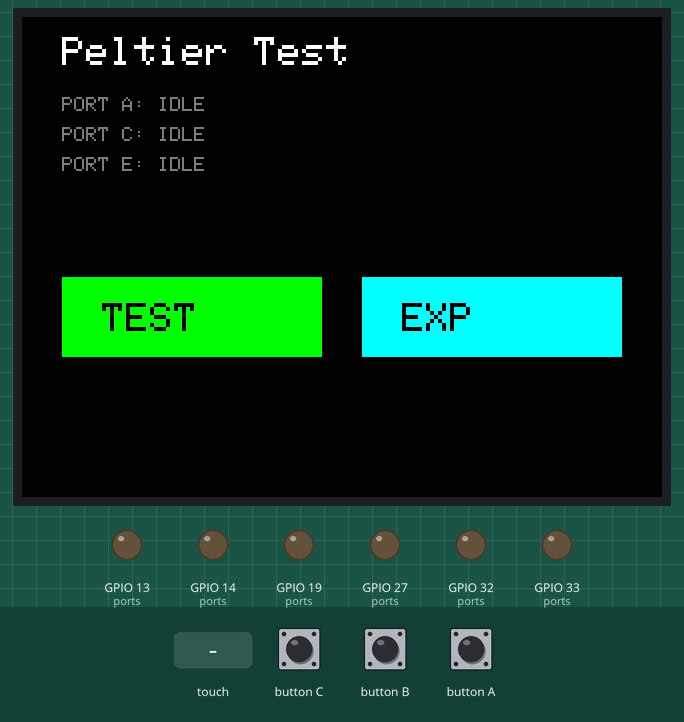
The program below on a simulated ESP32. Parts: 320×240 colour display, output pins drawn as LEDs (lit = HIGH). The test bench sets the inputs (shaded band). What the program prints to the serial monitor is not drawn.

Above: at 1.4 s.
1.5 s: touch panel pressed at 13 % / 70 % of its raw x / y range
At 3.8 s:
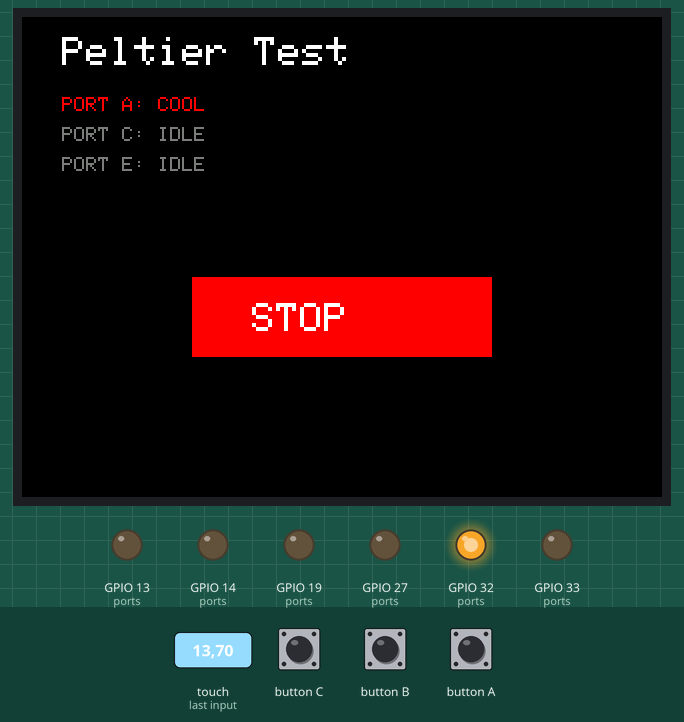
4.5 s: touch panel pressed at 38 % / 70 % of its raw x / y range
At 5.1 s:
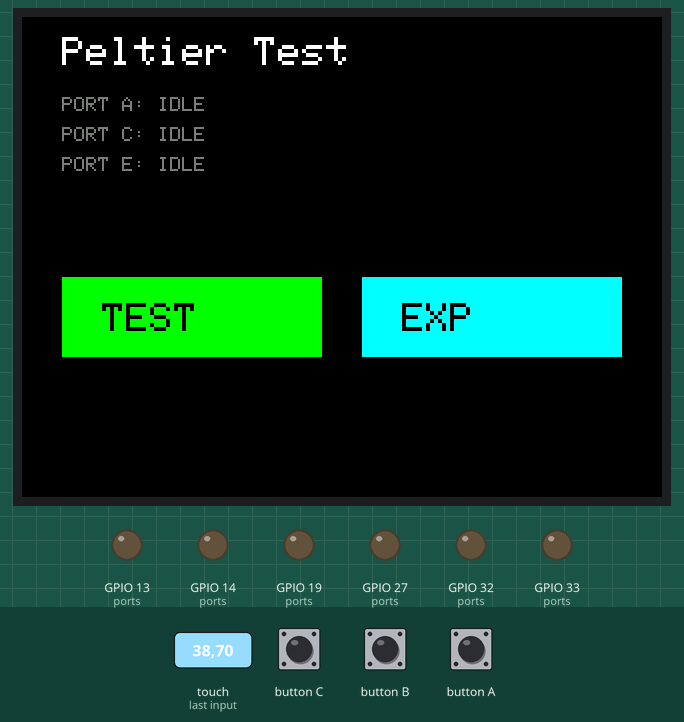
6.0 s: touch panel pressed at 62 % / 70 % of its raw x / y range
At 8.4 s:
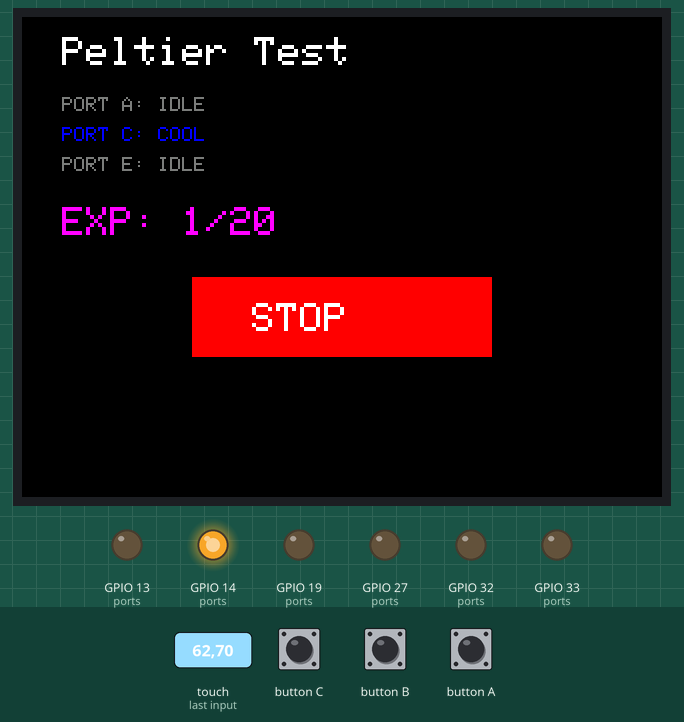
Timing chart, 0 to 35.0 s (numbered marks = the images above; inputs shaded):
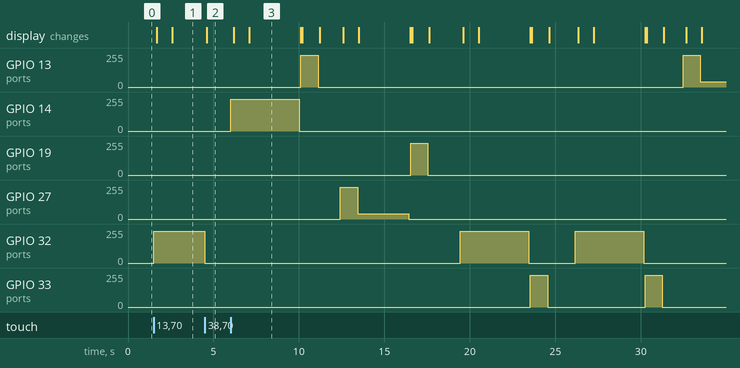

The program:

main.cpp
```cpp
#include <M5Unified.h>

// M5Stack Core2 + ExtPort の3ポート定義
struct PortConfig {
  String name;
  int pin0;      // Cool用ピン
  int pin1;      // Heat用ピン
  int ch0;       // Cool用チャンネル
  int ch1;       // Heat用チャンネル
};

PortConfig ports[] = {
  {"PORT A", 32, 33, 0, 1},  // Core2内蔵 Port A
  {"PORT C", 14, 13, 2, 3},  // ExtPort Port C
  {"PORT E", 19, 27, 4, 5}   // ExtPort Port E
};

const int PORT_COUNT = 3;

// 刺激パラメータ（全ポート共通）
const int HEAT_PWM = 40;
const unsigned long HEAT_TIME = 3000;  // 3秒

const int COOL_PWM = 240;
const unsigned long COOL_TIME = 3000;  // 3秒

const int HEAT_START_PWM = 240;
const unsigned long HEAT_START_TIME = 1000;  // 1秒

const int HEAT_END_PWM = 240;  // 冷却用PWM
const unsigned long HEAT_END_TIME = 1000;  // 1秒

const int COOL_START_PWM = 240;
const unsigned long COOL_START_TIME = 1000;  // 1秒

const int COOL_END_PWM = 240;  // 加熱用PWM
const unsigned long COOL_END_TIME = 1000;  // 1秒

// PWM設定
const int PWM_FREQ = 1000;
const int PWM_RES = 8;

// 状態定義
enum State {
  STATE_IDLE,
  STATE_HEAT_START,
  STATE_HEAT,
  STATE_HEAT_END,
  STATE_COOL_START,
  STATE_COOL,
  STATE_COOL_END
};

// 各ポートの状態
State portStates[3] = {STATE_IDLE, STATE_IDLE, STATE_IDLE};
unsigned long stateStartTimes[3] = {0, 0, 0};

// シリアル通信用（前回の状態を記憶）
String lastSerialMessage = "";

// 自動テスト用変数
bool autoTestRunning = false;
int autoTestPort = 0;
enum AutoTestPhase {
  AUTO_IDLE,
  AUTO_FIRST_SEQ,
  AUTO_TRANSITION,
  AUTO_SECOND_SEQ,
  AUTO_PORT_END
};
AutoTestPhase autoTestPhase = AUTO_IDLE;

bool testStartsWithCool[3] = {true, false, true};

// 実験用変数
bool experimentRunning = false;
const int EXPERIMENT_TRIALS = 20;
int experimentCurrentTrial = 0;
int experimentSequence[EXPERIMENT_TRIALS];
int experimentPorts[EXPERIMENT_TRIALS];
unsigned long experimentIntervals[EXPERIMENT_TRIALS];

enum ExperimentPhase {
  EXP_IDLE,
  EXP_STIMULUS,
  EXP_END_PHASE,
  EXP_INTERVAL
};
ExperimentPhase expPhase = EXP_IDLE;
unsigned long expPhaseStartTime = 0;

const int PREDEFINED_SEQUENCE[EXPERIMENT_TRIALS][2] = {
  {1, 0}, {2, 1}, {0, 0}, {0, 0}, {1, 1},
  {2, 0}, {2, 1}, {0, 1}, {1, 0}, {1, 1},
  {0, 0}, {2, 1}, {1, 0}, {0, 1}, {0, 0},
  {2, 0}, {1, 1}, {1, 0}, {2, 1}, {2, 1}
};

const unsigned long PREDEFINED_INTERVALS[EXPERIMENT_TRIALS] = {
  1200, 1800, 1500, 1100, 1900,
  1400, 1700, 1300, 2000, 1600,
  1200, 1500, 1800, 1100, 1400,
  1900, 1300, 1700, 1600, 1000
};

// 関数プロトタイプ
void setPeltier(int portIdx, int powerCool, int powerHeat);
void startHeatStimulus(int portIdx);
void startCoolStimulus(int portIdx);
void updateStateMachine(int portIdx);
void startAutoTest();
void updateAutoTest();
void startExperiment();
void updateExperiment();
void generateExperimentSequence();
void drawUI();
void handleTouch();
void sendSerialState(int portIdx, State state);

// シリアル通信：position,strength形式のみ送信
void sendSerialState(int portIdx, State state) {
  String position = "none";
  String strength = "none";

  if (state != STATE_IDLE) {
    if (portIdx == 0) position = "Center";
    else if (portIdx == 1) position = "Right";
    else if (portIdx == 2) position = "Left";
  }

  switch(state) {
    case STATE_HEAT:
      strength = "Strong";
      break;
    case STATE_COOL:
      strength = "Weak";
      break;
    case STATE_HEAT_START:
    case STATE_COOL_START:
    case STATE_HEAT_END:
    case STATE_COOL_END:
    case STATE_IDLE:
      strength = "none";
      position = "none";
      break;
    default:
      break;
  }

  String message = position + "," + strength;

  if (message != lastSerialMessage) {
    Serial.println(message);
    lastSerialMessage = message;
  }
}

void setup() {
  auto cfg = M5.config();
  M5.begin(cfg);

  Serial.begin(115200);
  M5.Display.setBrightness(255);

  for(int i = 0; i < PORT_COUNT; i++) {
    ledcSetup(ports[i].ch0, PWM_FREQ, PWM_RES);
    ledcAttachPin(ports[i].pin0, ports[i].ch0);
    ledcWrite(ports[i].ch0, 0);

    ledcSetup(ports[i].ch1, PWM_FREQ, PWM_RES);
    ledcAttachPin(ports[i].pin1, ports[i].ch1);
    ledcWrite(ports[i].ch1, 0);
  }

  sendSerialState(0, STATE_IDLE);
  drawUI();
}

void loop() {
  M5.update();

  if (autoTestRunning) {
    updateAutoTest();
  }

  if (experimentRunning) {
    updateExperiment();
  }

  for(int i = 0; i < PORT_COUNT; i++) {
    if (portStates[i] != STATE_IDLE) {
      updateStateMachine(i);
    }
  }

  handleTouch();
  delay(10);
}

void generateExperimentSequence() {
  for(int i = 0; i < EXPERIMENT_TRIALS; i++) {
    experimentPorts[i] = PREDEFINED_SEQUENCE[i][0];
    experimentSequence[i] = PREDEFINED_SEQUENCE[i][1];
    experimentIntervals[i] = PREDEFINED_INTERVALS[i];
  }
}

void startExperiment() {
  experimentRunning = true;
  experimentCurrentTrial = 0;
  expPhase = EXP_STIMULUS;

  generateExperimentSequence();

  int port = experimentPorts[0];
  if (experimentSequence[0] == 0) {
    startCoolStimulus(port);
  } else {
    startHeatStimulus(port);
  }

  drawUI();
}

void updateExperiment() {
  int currentPort = experimentPorts[experimentCurrentTrial];

  if (expPhase == EXP_STIMULUS) {
    if (portStates[currentPort] == STATE_IDLE) {
      expPhase = EXP_END_PHASE;

      if (experimentSequence[experimentCurrentTrial] == 0) {
        setPeltier(currentPort, 0, COOL_END_PWM);
        portStates[currentPort] = STATE_COOL_END;
        stateStartTimes[currentPort] = millis();
        sendSerialState(currentPort, STATE_COOL_END);
      } else {
        setPeltier(currentPort, HEAT_END_PWM, 0);
        portStates[currentPort] = STATE_HEAT_END;
        stateStartTimes[currentPort] = millis();
        sendSerialState(currentPort, STATE_HEAT_END);
      }
      drawUI();
    }
  } else if (expPhase == EXP_END_PHASE) {
    if (portStates[currentPort] == STATE_IDLE) {
      sendSerialState(currentPort, STATE_IDLE);

      experimentCurrentTrial++;

      if (experimentCurrentTrial >= EXPERIMENT_TRIALS) {
        experimentRunning = false;
        drawUI();
      } else {
        expPhase = EXP_INTERVAL;
        expPhaseStartTime = millis();
      }
    }
  } else if (expPhase == EXP_INTERVAL) {
    unsigned long currentInterval = experimentIntervals[experimentCurrentTrial - 1];
    if (millis() - expPhaseStartTime >= currentInterval) {
      expPhase = EXP_STIMULUS;

      int port = experimentPorts[experimentCurrentTrial];
      if (experimentSequence[experimentCurrentTrial] == 0) {
        startCoolStimulus(port);
      } else {
        startHeatStimulus(port);
      }
      drawUI();
    }
  }
}

void startAutoTest() {
  autoTestRunning = true;
  autoTestPort = 0;
  autoTestPhase = AUTO_FIRST_SEQ;

  startCoolStimulus(0);
  drawUI();
}

void updateAutoTest() {
  if (portStates[autoTestPort] == STATE_IDLE) {

    if (autoTestPhase == AUTO_FIRST_SEQ) {
      autoTestPhase = AUTO_TRANSITION;

      if (testStartsWithCool[autoTestPort]) {
        setPeltier(autoTestPort, 0, COOL_END_PWM);
        portStates[autoTestPort] = STATE_COOL_END;
        stateStartTimes[autoTestPort] = millis();
        sendSerialState(autoTestPort, STATE_COOL_END);
      } else {
        setPeltier(autoTestPort, HEAT_END_PWM, 0);
        portStates[autoTestPort] = STATE_HEAT_END;
        stateStartTimes[autoTestPort] = millis();
        sendSerialState(autoTestPort, STATE_HEAT_END);
      }
      drawUI();

    } else if (autoTestPhase == AUTO_TRANSITION) {
      autoTestPhase = AUTO_SECOND_SEQ;

      sendSerialState(autoTestPort, STATE_IDLE);

      if (testStartsWithCool[autoTestPort]) {
        startHeatStimulus(autoTestPort);
      } else {
        startCoolStimulus(autoTestPort);
      }

    } else if (autoTestPhase == AUTO_SECOND_SEQ) {
      autoTestPhase = AUTO_PORT_END;

      if (testStartsWithCool[autoTestPort]) {
        setPeltier(autoTestPort, HEAT_END_PWM, 0);
        portStates[autoTestPort] = STATE_HEAT_END;
        stateStartTimes[autoTestPort] = millis();
        sendSerialState(autoTestPort, STATE_HEAT_END);
      } else {
        setPeltier(autoTestPort, 0, COOL_END_PWM);
        portStates[autoTestPort] = STATE_COOL_END;
        stateStartTimes[autoTestPort] = millis();
        sendSerialState(autoTestPort, STATE_COOL_END);
      }
      drawUI();

    } else if (autoTestPhase == AUTO_PORT_END) {
      sendSerialState(autoTestPort, STATE_IDLE);

      autoTestPort++;

      if (autoTestPort >= PORT_COUNT) {
        autoTestRunning = false;
        drawUI();
      } else {
        autoTestPhase = AUTO_FIRST_SEQ;
        delay(1000);

        if (testStartsWithCool[autoTestPort]) {
          startCoolStimulus(autoTestPort);
        } else {
          startHeatStimulus(autoTestPort);
        }
      }
    }
  }
}

void setPeltier(int portIdx, int powerCool, int powerHeat) {
  ledcWrite(ports[portIdx].ch0, powerCool);
  ledcWrite(ports[portIdx].ch1, powerHeat);
}

void startHeatStimulus(int portIdx) {
  setPeltier(portIdx, 0, HEAT_START_PWM);
  portStates[portIdx] = STATE_HEAT_START;
  stateStartTimes[portIdx] = millis();
  sendSerialState(portIdx, STATE_HEAT_START);
  drawUI();
}

void startCoolStimulus(int portIdx) {
  setPeltier(portIdx, COOL_START_PWM, 0);
  portStates[portIdx] = STATE_COOL_START;
  stateStartTimes[portIdx] = millis();
  sendSerialState(portIdx, STATE_COOL_START);
  drawUI();
}

void updateStateMachine(int portIdx) {
  unsigned long elapsed = millis() - stateStartTimes[portIdx];

  switch(portStates[portIdx]) {
    case STATE_HEAT_START:
      if (elapsed >= HEAT_START_TIME) {
        setPeltier(portIdx, 0, HEAT_PWM);
        portStates[portIdx] = STATE_HEAT;
        stateStartTimes[portIdx] = millis();
        sendSerialState(portIdx, STATE_HEAT);
        drawUI();
      }
      break;

    case STATE_HEAT:
      if (elapsed >= HEAT_TIME) {
        setPeltier(portIdx, 0, 0);
        portStates[portIdx] = STATE_IDLE;
        sendSerialState(portIdx, STATE_IDLE);
        drawUI();
      }
      break;

    case STATE_HEAT_END:
      if (elapsed >= HEAT_END_TIME) {
        setPeltier(portIdx, 0, 0);
        portStates[portIdx] = STATE_IDLE;
        sendSerialState(portIdx, STATE_IDLE);
        drawUI();
      }
      break;

    case STATE_COOL_START:
      if (elapsed >= COOL_START_TIME) {
        setPeltier(portIdx, COOL_PWM, 0);
        portStates[portIdx] = STATE_COOL;
        stateStartTimes[portIdx] = millis();
        sendSerialState(portIdx, STATE_COOL);
        drawUI();
      }
      break;

    case STATE_COOL:
      if (elapsed >= COOL_TIME) {
        setPeltier(portIdx, 0, 0);
        portStates[portIdx] = STATE_IDLE;
        sendSerialState(portIdx, STATE_IDLE);
        drawUI();
      }
      break;

    case STATE_COOL_END:
      if (elapsed >= COOL_END_TIME) {
        setPeltier(portIdx, 0, 0);
        portStates[portIdx] = STATE_IDLE;
        sendSerialState(portIdx, STATE_IDLE);
        drawUI();
      }
      break;

    default:
      break;
  }
}

void drawUI() {
  M5.Display.clear(BLACK);

  M5.Display.setTextColor(WHITE);
  M5.Display.setTextSize(2);
  M5.Display.setCursor(20, 10);
  M5.Display.println("Peltier Test");

  M5.Display.setTextSize(1);

  const char* stateNames[] = {
    "IDLE", "H_START", "HEAT", "H_END",
    "C_START", "COOL", "C_END"
  };

  uint32_t colors[] = {RED, BLUE, YELLOW};

  for(int i = 0; i < PORT_COUNT; i++) {
    M5.Display.setCursor(20, 40 + i * 15);
    uint16_t color = (portStates[i] == STATE_IDLE) ? DARKGREY : colors[i];
    M5.Display.setTextColor(color);
    M5.Display.printf("%s: %s", ports[i].name.c_str(), stateNames[portStates[i]]);
  }

  if (experimentRunning) {
    M5.Display.setTextColor(MAGENTA);
    M5.Display.setTextSize(2);
    M5.Display.setCursor(20, 95);
    M5.Display.printf("EXP: %d/20", experimentCurrentTrial + 1);
  }

  bool allIdle = true;
  for(int i = 0; i < PORT_COUNT; i++) {
    if (portStates[i] != STATE_IDLE) {
      allIdle = false;
      break;
    }
  }

  M5.Display.setTextSize(2);

  if (allIdle && !autoTestRunning && !experimentRunning) {
    M5.Display.fillRect(20, 130, 130, 40, GREEN);
    M5.Display.setTextColor(BLACK);
    M5.Display.setCursor(40, 143);
    M5.Display.println("TEST");

    M5.Display.fillRect(170, 130, 130, 40, CYAN);
    M5.Display.setTextColor(BLACK);
    M5.Display.setCursor(190, 143);
    M5.Display.println("EXP");
  } else if (autoTestRunning || experimentRunning) {
    M5.Display.fillRect(85, 130, 150, 40, RED);
    M5.Display.setTextColor(WHITE);
    M5.Display.setCursor(115, 143);
    M5.Display.println("STOP");
  }
}

void handleTouch() {
  auto t = M5.Touch.getDetail();
  if (!t.wasPressed()) return;

  int x = t.x;
  int y = t.y;

  if (y >= 130 && y <= 170) {
    bool allIdle = true;
    for(int i = 0; i < PORT_COUNT; i++) {
      if (portStates[i] != STATE_IDLE) {
        allIdle = false;
        break;
      }
    }

    if (autoTestRunning || experimentRunning) {
      if (x >= 85 && x <= 235) {
        autoTestRunning = false;
        experimentRunning = false;

        for(int i = 0; i < PORT_COUNT; i++) {
          setPeltier(i, 0, 0);
          portStates[i] = STATE_IDLE;
        }
        sendSerialState(0, STATE_IDLE);
        drawUI();
      }
    } else if (allIdle) {
      if (x >= 20 && x <= 150) {
        startAutoTest();
      }
      else if (x >= 170 && x <= 300) {
        startExperiment();
      }
    }
  }
}
```

Measured:
- after the input at 1.5 s, GPIO 32 (ports): 0/255 → 239/255 at once; the display: first changes after 0.18 s (image 1 shows a later state)
- after the input at 4.5 s, GPIO 32 (ports): 239/255 → 0/255 after 0.00 s instead of 1.0 s; GPIO 33 (ports): stays 0/255 (without the input it goes to 239/255 after 1.1 s); the display: changes after 0.09 s (image 2)
- after the input at 6.0 s, GPIO 13 (ports): 0/255 → 239/255 after 4.1 s, → 0/255 1.0 s later, → 239/255 21.4 s later, → 40/255 1.0 s later; GPIO 14 (ports): 0/255 → 239/255 at once, → 0/255 4.0 s later
